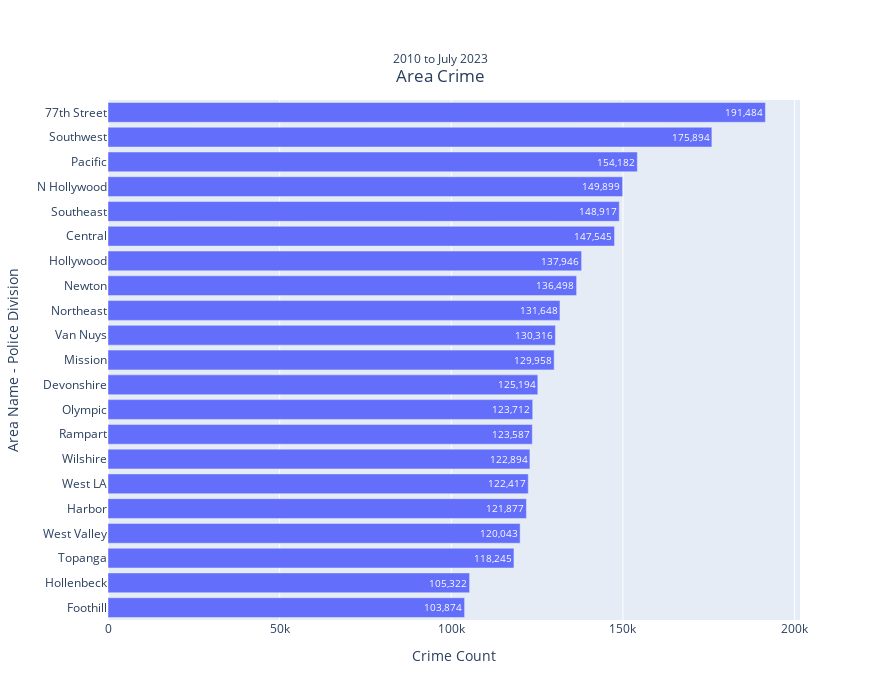

Here is the notebook cell this chart was saved with:
### Code cell
fig = go.Figure()

text_label = [f"{label:,}" for label in area_crime.COUNT]

fig.add_trace(go.Bar(y=area_crime.AREA_NAME,
                      x=area_crime.COUNT,
                      text = text_label,
                      orientation = "h"))

fig.update_layout(
  width=880,
  height= 700,
  title = {
        'text': "Area Crime",
        'y':0.9,
        'x':0.5,
        'xanchor': 'center',
        'yanchor': 'top'},
  xaxis = dict(title = "Crime Count"),
  yaxis= dict(title = "Area Name - Police Division")
)

# Add a subtitle using annotations
fig.add_annotation(
    xref='paper', yref='paper',  # Use paper coordinates
    x=0.48, y=1.1,  # Position of the subtitle
    text='2010 to July 2023',  # Subtitle text
    showarrow=False,
)
fig.show()
fig.write_image("Static/Images/area_year.png", width=800, height=500, scale=2)

### Figure 1 — Plotly figure (JSON) as saved in the notebook; plotly's stock layout.template omitted (floating-point values rounded to 4 significant figures)
{"data": [{"orientation": "h", "text": ["103,874", "105,322", "118,245", "120,043", "121,877", "122,417", "122,894", "123,587", "123,712", "125,194", "129,958", "130,316", "131,648", "136,498", "137,946", "147,545", "148,917", "149,899", "154,182", "175,894", "191,484"], "type": "bar", "x": [103874, 105322, 118245, 120043, 121877, 122417, 122894, 123587, 123712, 125194, 129958, 130316, 131648, 136498, 137946, 147545, 148917, 149899, 154182, 175894, 191484], "y": ["Foothill", "Hollenbeck", "Topanga", "West Valley", "Harbor", "West LA", "Wilshire", "Rampart", "Olympic", "Devonshire", "Mission", "Van Nuys", "Northeast", "Newton", "Hollywood", "Central", "Southeast", "N Hollywood", "Pacific", "Southwest", "77th Street"]}], "layout": {"annotations": [{"showarrow": false, "text": "2010 to July 2023", "x": 0.48, "xref": "paper", "y": 1.1, "yref": "paper"}], "height": 700, "title": {"text": "Area Crime", "x": 0.5, "xanchor": "center", "y": 0.9, "yanchor": "top"}, "width": 880, "xaxis": {"title": {"text": "Crime Count"}}, "yaxis": {"title": {"text": "Area Name - Police Division"}}}}
